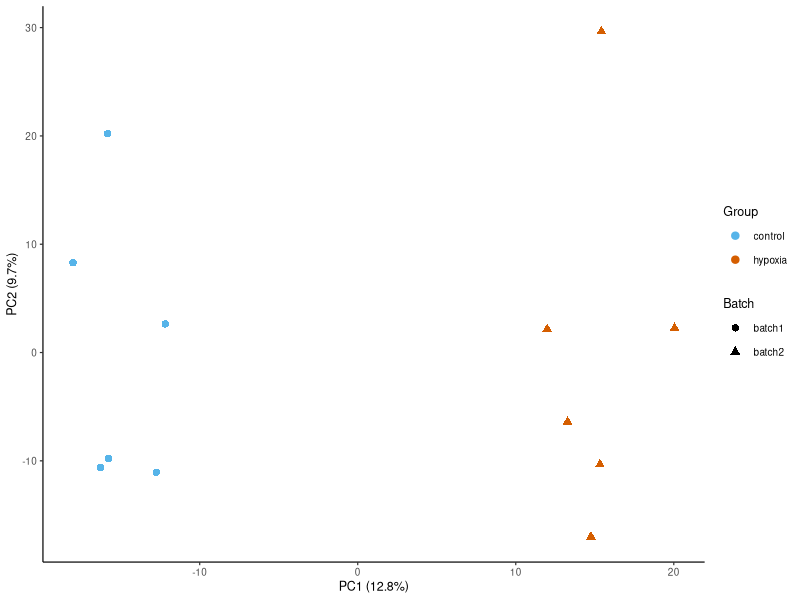

The R script that drew this image:
# ============================================================
# bioR · 多变量与聚类：PCA、热图与样本分群
# All example code for ch17, auto-assembled from tools/examples/.
# Regenerate: node tools/build-chapter-scripts.mjs
# Data: copy assets/data/ into your project before running.
# ============================================================

# ---- ch17-ex-01.R ----
suppressPackageStartupMessages({
  library(readr); library(dplyr); library(tibble); library(edgeR)
})
counts <- read_csv(here::here("assets/data/pika_rnaseq_counts.csv"), show_col_types = FALSE) |>
  column_to_rownames("gene_id")
meta <- read_csv(here::here("assets/data/pika_rnaseq_metadata_clean.csv"),
                 show_col_types = FALSE)
mat <- as.matrix(counts[, meta$sample_id])
y <- DGEList(counts = mat, group = meta$group)
keep <- filterByExpr(y, group = meta$group)
y <- y[keep, , keep.lib.sizes = FALSE]
y <- calcNormFactors(y)
lcpm <- cpm(y, log = TRUE)
data.frame(
  genes = nrow(counts),
  kept = sum(keep),
  samples = ncol(lcpm),
  min_logcpm = round(min(lcpm), 2),
  max_logcpm = round(max(lcpm), 2)
)

# ---- ch17-ex-02.R ----
suppressPackageStartupMessages({
  library(readr); library(dplyr); library(tibble); library(edgeR)
})
counts <- read_csv(here::here("assets/data/pika_rnaseq_counts.csv"), show_col_types = FALSE) |>
  column_to_rownames("gene_id")
meta <- read_csv(here::here("assets/data/pika_rnaseq_metadata_clean.csv"),
                 show_col_types = FALSE)
mat <- as.matrix(counts[, meta$sample_id])
y <- DGEList(counts = mat, group = meta$group)
y <- y[filterByExpr(y, group = meta$group), , keep.lib.sizes = FALSE]
lcpm <- cpm(calcNormFactors(y), log = TRUE)
pca <- prcomp(t(lcpm), scale. = TRUE)
var <- round(100 * pca$sdev^2 / sum(pca$sdev^2), 1)
cent <- aggregate(pca$x[, 1:2], by = list(group = meta$group), mean)
cm <- cent[cent$group == "control", c("PC1", "PC2")]
hm <- cent[cent$group == "hypoxia", c("PC1", "PC2")]
data.frame(
  PC = c("PC1", "PC2"),
  variance_pct = var[1:2],
  control = round(as.numeric(cm), 1),
  hypoxia = round(as.numeric(hm), 1)
)

# ---- ch17-ex-03.R ----
suppressPackageStartupMessages({
  library(readr); library(dplyr); library(tibble); library(edgeR); library(ggplot2)
})
counts <- read_csv(here::here("assets/data/pika_rnaseq_counts.csv"), show_col_types = FALSE) |>
  column_to_rownames("gene_id")
meta <- read_csv(here::here("assets/data/pika_rnaseq_metadata_clean.csv"),
                 show_col_types = FALSE)
mat <- as.matrix(counts[, meta$sample_id])
y <- DGEList(counts = mat, group = meta$group)
y <- y[filterByExpr(y, group = meta$group), , keep.lib.sizes = FALSE]
lcpm <- cpm(calcNormFactors(y), log = TRUE)
pca <- prcomp(t(lcpm), scale. = TRUE)
var <- round(100 * pca$sdev^2 / sum(pca$sdev^2), 1)
scores <- as.data.frame(pca$x[, 1:2]) |>
  rownames_to_column("sample_id") |>
  left_join(meta, by = "sample_id")
p <- ggplot(scores, aes(PC1, PC2, colour = group, shape = batch)) +
  geom_point(size = 2.2) +
  scale_colour_manual(values = c(control = "#56B4E9", hypoxia = "#D55E00")) +
  scale_shape_manual(values = c(batch1 = 16, batch2 = 17)) +
  labs(x = paste0("PC1 (", var[1], "%)"), y = paste0("PC2 (", var[2], "%)"),
       colour = "Group", shape = "Batch") +
  theme_classic(base_size = 9)
dir.create(here::here("figures"), showWarnings = FALSE)
ggsave(here::here("figures/fig_pca.svg"), p, width = 89, height = 70, units = "mm")
data.frame(
  file = "figures/fig_pca.svg",
  exists = file.exists(here::here("figures/fig_pca.svg")),
  PC1_pct = var[1], PC2_pct = var[2]
)

# ---- ch17-ex-04.R ----
suppressPackageStartupMessages({
  library(readr); library(dplyr); library(tibble); library(edgeR); library(pheatmap)
})
counts <- read_csv(here::here("assets/data/pika_rnaseq_counts.csv"), show_col_types = FALSE) |>
  column_to_rownames("gene_id")
meta <- read_csv(here::here("assets/data/pika_rnaseq_metadata_clean.csv"),
                 show_col_types = FALSE)
mat <- as.matrix(counts[, meta$sample_id])
y <- DGEList(counts = mat, group = meta$group)
y <- y[filterByExpr(y, group = meta$group), , keep.lib.sizes = FALSE]
lcpm <- cpm(calcNormFactors(y), log = TRUE)
top <- order(apply(lcpm, 1, var), decreasing = TRUE)[1:500]
ann <- data.frame(group = meta$group, batch = meta$batch,
                  row.names = meta$sample_id)
dir.create(here::here("figures"), showWarnings = FALSE)
ph <- pheatmap(lcpm[top, ], annotation_col = ann, show_rownames = FALSE,
               cluster_cols = TRUE, fontsize = 6, silent = TRUE,
               color = viridisLite::viridis(100),
               annotation_colors = list(
                 group = c(control = "#56B4E9", hypoxia = "#D55E00"),
                 batch = c(batch1 = "#56B4E9", batch2 = "#D55E00")))
svglite::svglite(file = here::here("figures/fig_heatmap.svg"),
                 width = 7, height = 8)
grid::grid.draw(ph$gtable)
invisible(dev.off())
data.frame(
  file = "figures/fig_heatmap.svg",
  exists = file.exists(here::here("figures/fig_heatmap.svg")),
  genes = length(top), samples = ncol(lcpm)
)

# ---- ch17-ex-05.R ----
suppressPackageStartupMessages({
  library(readr); library(dplyr); library(tibble); library(edgeR)
})
counts <- read_csv(here::here("assets/data/pika_rnaseq_counts.csv"), show_col_types = FALSE) |>
  column_to_rownames("gene_id")
meta <- read_csv(here::here("assets/data/pika_rnaseq_metadata_clean.csv"),
                 show_col_types = FALSE)
mat <- as.matrix(counts[, meta$sample_id])
y <- DGEList(counts = mat, group = meta$group)
y <- y[filterByExpr(y, group = meta$group), , keep.lib.sizes = FALSE]
lcpm <- cpm(calcNormFactors(y), log = TRUE)
hc <- hclust(dist(t(lcpm)), method = "average")
cl <- cutree(hc, k = 2)
tab <- table(cluster = cl, group = meta$group)
bt <- table(cluster = cl, batch = meta$batch)
data.frame(
  cluster = 1:2,
  control = as.integer(tab[, "control"]),
  hypoxia = as.integer(tab[, "hypoxia"]),
  batch1 = as.integer(bt[, "batch1"]),
  batch2 = as.integer(bt[, "batch2"])
)
